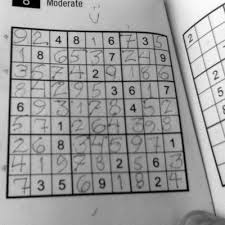
#> input picture 5_Programmation/test/10_harris_corner_detection/sudoku.jpeg, 225 x 225 px, given in place of the camera
$ python contour_video.py
#> lines starting #> are read from the running program, lines starting #| are printed output that depends on the picture; after the words box and inside, x2 and y2 are one past the last pixel; in counts of white or black regions, pixels touching at a corner belong together
#contour_video.py / 18.11.2020 / Robin Forestier
#import de la bibliothèque opencv
import cv2
import numpy as np

cap = cv2.VideoCapture(0)

while True:
    ret, img = cap.read()
#> img is the input picture: shape (225, 225, 3); min 0, max 255, mean 156.7
    #passe image en gris
    gray = cv2.cvtColor(img,cv2.COLOR_BGR2GRAY)

    #réalisation d'un seuillage
    ret, thresh = cv2.threshold(gray, 170, 255, cv2.THRESH_BINARY)
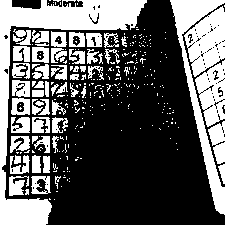
#> thresh: shape (225, 225); 37.3% white; 312 white regions (252 under 20 px)

    thresh = cv2.GaussianBlur(thresh,(5,5),5)
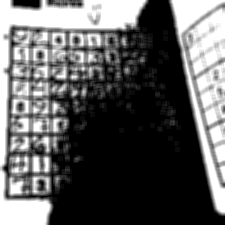
#> thresh: shape (225, 225); min 0, max 255, mean 95.1

    #recherche des contours
    contours, hierarchy = cv2.findContours(thresh,1, 2)
#> contours = 59 contours, 40 with area under 20; largest, box (x1, y1, x2, y2) and area: (0, 0, 153, 225) 21850, (168, 0, 225, 217) 7124, (157, 101, 181, 132) 312, (142, 67, 157, 90) 174, (73, 116, 87, 134) 116

    for contour in contours:
        cnt = contour

        #rectangle
        rect = cv2.minAreaRect(cnt)
        box = cv2.boxPoints(rect)
        box = np.int0(box)
        cv2.drawContours(img,[box],0,(0,255,0),2)
#> this loop made 59 passes
#> (rect, box) on passes 1, 2, 3, 4, 6, 7, 11, 17: (((44, 196), (2, 6), -90), [[47, 197], [41, 197], [41, 195], [47, 195]]), (((32.5, 196), (2, 5), -90), [[35, 197], [30, 197], [30, 195], [35, 195]]), (((42, 183.5), (2.12, 2.12), -45), [[42, 185], [40, 183], [42, 182], [43, 183]]), (((6.5, 168), (4, 3), -90), [[8, 170], [5, 170], [5, 166], [8, 166]]), (((78, 158.5), (7, 10), -90), [[83, 162], [73, 162], [73, 155], [83, 155]]), (((39.5, 153), (2, 5), -90), [[42, 154], [37, 154], [37, 152], [42, 152]]), (((60.5, 145), (8, 5), -90), [[63, 149], [58, 149], [58, 141], [63, 141]]), (((80.32, 124.7), (18.4, 11), -53.13), [[79, 135], [70, 128], [81, 114], [90, 120]])
#> (cnt, rect, box) on passes 5, 8, 9, 10, 12: ([[58, 156], [58, 160], [62, 160], [62, 156]], ((60, 158), (4, 4), -90), [[62, 160], [58, 160], [58, 156], [62, 156]]), ([[36, 152], [37, 151], [38, 152], [37, 153]], ((37, 152), (1.41, 1.41), -45), [[37, 153], [36, 152], [37, 151], [38, 152]]), ([[175, 147], [175, 151], [179, 151], [179, 147]], ((177, 149), (4, 4), -90), [[179, 151], [175, 151], [175, 147], [179, 147]]), ([[73, 142], [73, 146], [77, 146], [77, 142]], ((75, 144), (4, 4), -90), [[77, 146], [73, 146], [73, 142], [77, 142]]), ([[174, 141], [174, 145], [178, 145], [178, 141]], ((176, 143), (4, 4), -90), [[178, 145], [174, 145], [174, 141], [178, 141]])
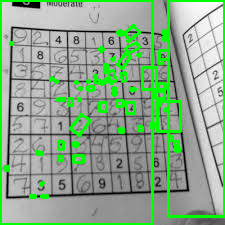
#> img: shape (225, 225, 3); 12.37% of pixels changed, all inside (x1, y1, x2, y2) = (0, 0, 225, 225)


    #affiche my_image / titre = mon image
    cv2.imshow('mon image', img)
    cv2.imshow('th',thresh)

    #si touche "q" pressée arrêt de la boucle
    if cv2.waitKey(1) & 0xFF == ord('q'):
#> (key q is pressed here)
        break

#décharge de la mémoire
#fermeture de toutes les fenêtres
cap.release()
cv2.destroyAllWindows()
